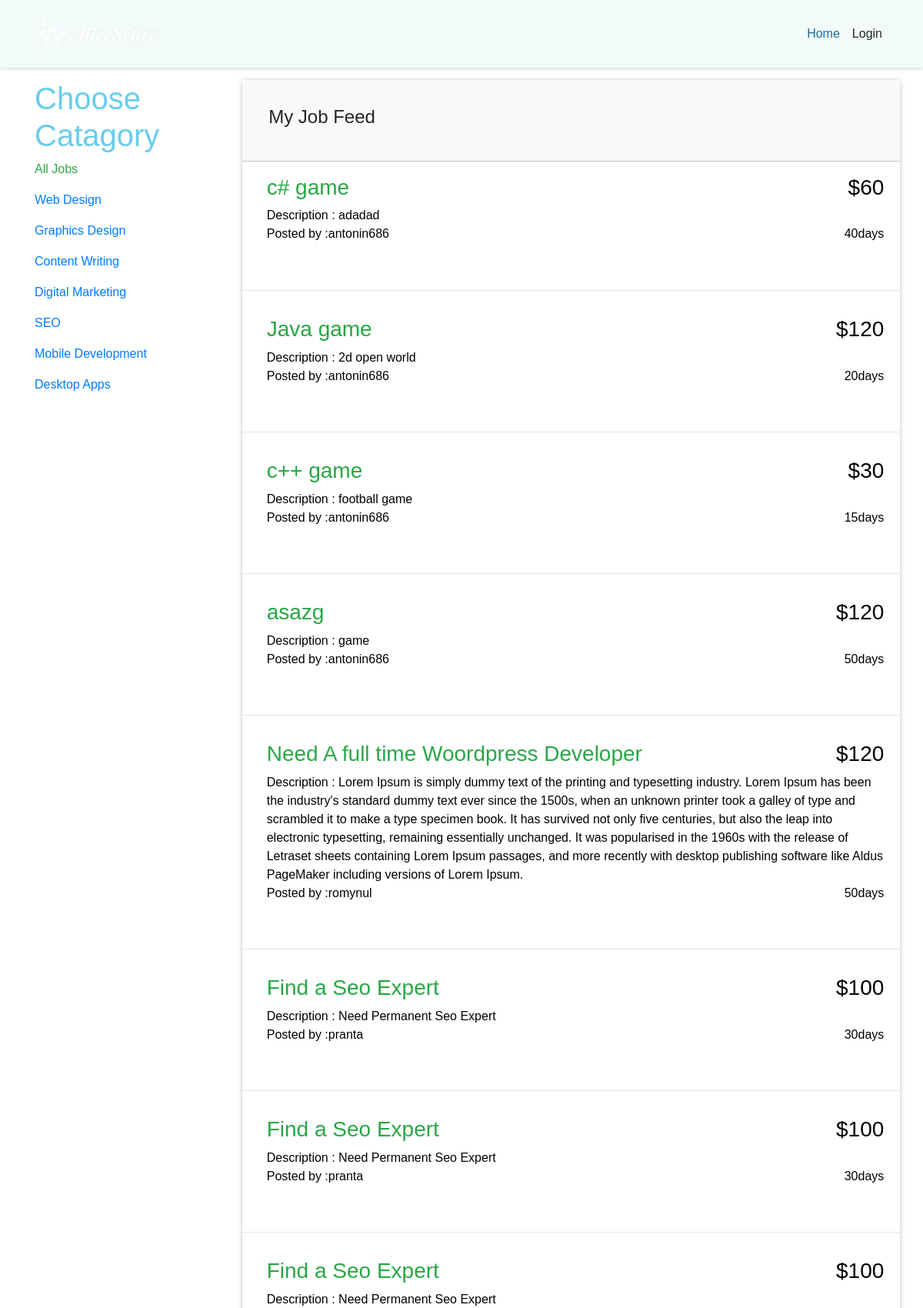
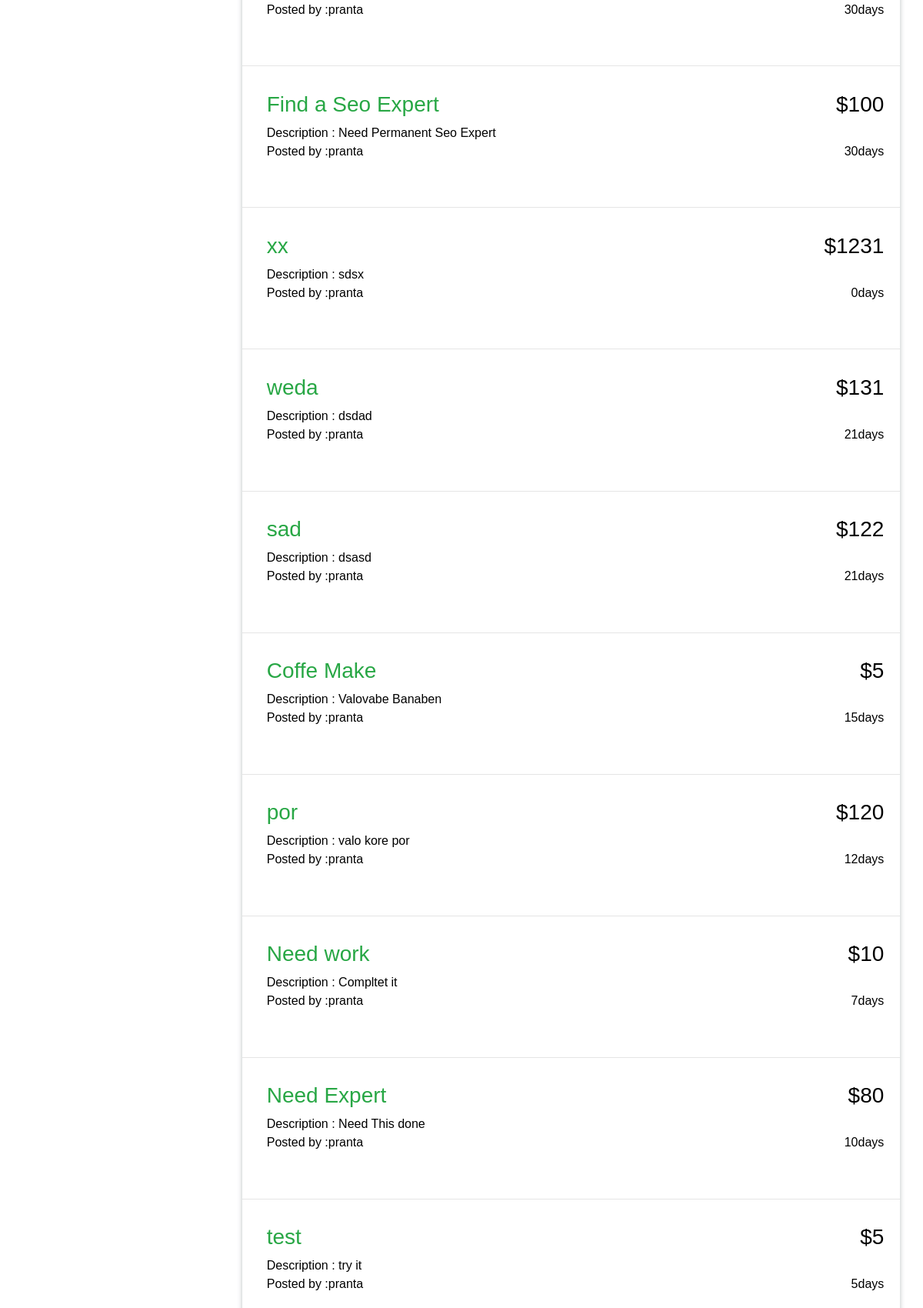
Screenshot of /pages/jobs.php (upper part) with the database file from the repository (2 pictures, top to bottom).
### tables this page shows
CREATE TABLE `job` (
  `job_id` int(4) NOT NULL,
  `job_title` varchar(150) NOT NULL,
  `job_duration` int(6) NOT NULL,
  `job_rate` varchar(20) NOT NULL,
  `job_description` varchar(1200) NOT NULL,
  `job_postedby` varchar(20) NOT NULL,
  `job_date` date NOT NULL,
  `job_status` varchar(10) NOT NULL,
  `catagory` varchar(20) NOT NULL
);

### pages/jobs.php (the view, shortened to what this page needs)
<!DOCTYPE html>
<html lang="en">
  <head>
    <link href="../vendor/bootstrap/css/bootstrap.min.css" rel="stylesheet">
    <link href="../css/hs_style.css" rel="stylesheet">
  </head>
  <body>
    <nav class="navbar navbar-expand-lg navbar-dark bg-success fixed-top">
      <div class="container">
        <a class="navbar-brand" href="../index.php">
          <img src="../resources/logo_light.png" width="160" height="50" alt="">
        </a>
        <div class="collapse navbar-collapse" id="navbarResponsive">
          <ul class="navbar-nav ml-auto">
            <li class="nav-item active">
              <a class="nav-link rs_menu" href="../index.php">Home
              </a>
            </li>
            <?php
            if(isset($_SESSION['loggedUser']))
              {
                echo "<li class='nav-item'>";
                echo "<a class='nav-link rs_menu' href='message.php'>Messages</a></li>";
               echo "<li class='nav-item'>";
                echo "<a class='nav-link rs_menu' href='logout.php'>Logout</a></li>";
              }
              else
              {
                echo "<li class='nav-item'>";
                echo "<a class='nav-link rs_menu' href='login.php'>Login</a></li>";
              }
              ?>
          </ul>
        </div>
      </div>
    </nav>
<div style="margin-top: 4%;" class="container-fluid">
	<div class="container">
		<div class="row">
			<div class="col-md-3 col-lg-3 ">
			  <h1 class="text-left text-success">Choose Catagory</h1>
			  <a href="#" id="jobs" onclick="showResult('all')"><p>All Jobs</p></a>
			  <a href="#" id="web" onclick="showResult('web')"><p>Web Design</p></a>
			  <a href="#" id="graphics" onclick="showResult('graphics')"><p>Graphics Design</p></a>
			  <a href="#" id="content" onclick="showResult('content')"><p>Content Writing</p></a>
			  <a href="#" id="marketing" onclick="showResult('marketing')"><p>Digital Marketing</p></a>
			  <a href="#" id="seo" onclick="showResult('seo')"><p>SEO</p></a>
			  <a href="#" id="mobile" onclick="showResult('mobile')"><p>Mobile Development</p></a>
			  <a href="#" id="desktop" onclick="showResult('desktop')"><p>Desktop Apps</p></a>
			</div>
			<div id="job" class="col-md-9 col-lg-9 col-sm-12 col-12">
				<div id="alljob">
					<div style="background-color: #f9f9f9; padding: 4%; border-bottom: 1px solid #c3c3c3;">
            <h4 class="text-left">My Job Feed</h4>
          </div>
          <?php
$conn = OpenCon();
  $sql = "SELECT  * FROM job";
$result = $conn->query($sql);
if ($result->num_rows > 0) {
    while($row = $result->fetch_assoc()) {
        echo "
         <div class='col-lg-12 col-md-12 col-sm12 col-12 pr-md-1 pb-md-1'><div class='rs_browse_job' style='padding:2%;'><h3><a href='#' id='jobs' onclick='showjob(".$row['job_id'].")'>" . $row["job_title"]. "</a> <span style='float:right;'>$" . $row["job_rate"]. "</span> </h3>  <p style='margin-bottom:0px;'>Description :  " . $row["job_description"]."</p><p style='margin-bottom:0px;'>Posted by :" . $row["job_postedby"]."
        <span style='margin-bottom:0px; float:right;'> "  . $row["job_duration"]. "days</span> </p></div></div> ";
          echo "<br>";
          echo "<hr>";
    }
} else {
    echo "0 results";
}
?>
				</div>
			</div>
		</div>
	</div>
</div>
  </body>
</html>

### css/hs_style.css (style rules this page uses)
body { padding-top: 54px; font-family: "Gotham SSm",Helvetica,Arial,sans-serif; }
@media (min-width: 992px) { body { padding-top: 56px; } }
a.nav-link.rs_menu { padding: 1.5rem 1rem; }
.navbar-brand { padding: 0px !important; margin: 0px !important; }
.navbar { background-color: #F2FAFA !important; flex-direction: row !important; justify-content: center !important; }
.navbar-dark .navbar-nav .nav-link { color: #252525; }
.navbar-dark .navbar-nav .active>.nav-link, .navbar-dark .navbar-nav .nav-link.active, .navbar-dark .navbar-nav .nav-link.show, .navbar-dark .navbar-nav .show>.nav-link { color: #176C9C; }
.bg-success { background-color: #F2FAFA !important; box-shadow: 0 2px 4px rgba(93, 93, 93, 0.2); }
.text-success { color: #68CDEB !important; }
.rs_browse_job { border-radius: 2px; color: #000; }
div#job { padding-left: 0px; padding-right: 0px; }
div#alljob { box-shadow: 0 1px 6px rgba(57,73,76,0.35); }
a#jobs { color: #28a745; }

### rows the page displays
job: job_title "c# game", job_rate "60", job_description "adadad", job_postedby "antonin686", job_duration "40"
job: job_title "Java game", job_rate "120", job_description "2d open world", job_postedby "antonin686", job_duration "20"
job: job_title "c++ game", job_rate "30", job_description "football game", job_postedby "antonin686", job_duration "15"
job: job_title "asazg", job_rate "120", job_description "game", job_postedby "antonin686", job_duration "50"
job: job_title "Need A full time Woordpress Developer", job_rate "120", job_description "Lorem Ipsum is simply dummy text of the printing and typesetting industry. Lorem Ipsum has been the industry's standard dummy text ever since the 1500s, when an unknown printer took a galley of type and scrambled it to make a type specimen book. It has survived not only five centuries, but also the leap into electronic typesetting, remaining essentially unchanged. It was popularised in the 1960s with the release of Letraset sheets containing Lorem Ipsum passages, and more recently with desktop publishing software like Aldus PageMaker including versions of Lorem Ipsum.", job_postedby "romynul", job_duration "50"
job: job_title "Find a Seo Expert", job_rate "100", job_description "Need Permanent Seo Expert", job_postedby "pranta", job_duration "30"
job: job_title "Find a Seo Expert", job_rate "100", job_description "Need Permanent Seo Expert", job_postedby "pranta", job_duration "30"
job: job_title "Find a Seo Expert", job_rate "100", job_description "Need Permanent Seo Expert", job_postedby "pranta", job_duration "30"
job: job_title "Find a Seo Expert", job_rate "100", job_description "Need Permanent Seo Expert", job_postedby "pranta", job_duration "30"
job: job_title "xx", job_rate "1231", job_description "sdsx", job_postedby "pranta", job_duration "0"
job: job_title "weda", job_rate "131", job_description "dsdad", job_postedby "pranta", job_duration "21"
job: job_title "sad", job_rate "122", job_description "dsasd", job_postedby "pranta", job_duration "21"
job: job_title "Coffe Make", job_rate "5", job_description "Valovabe Banaben", job_postedby "pranta", job_duration "15"
job: job_title "por", job_rate "120", job_description "valo kore por", job_postedby "pranta", job_duration "12"
job: job_title "Need work", job_rate "10", job_description "Compltet it", job_postedby "pranta", job_duration "7"
job: job_title "Need Expert", job_rate "80", job_description "Need This done", job_postedby "pranta", job_duration "10"
job: job_title "test", job_rate "5", job_description "try it", job_postedby "pranta", job_duration "5"
